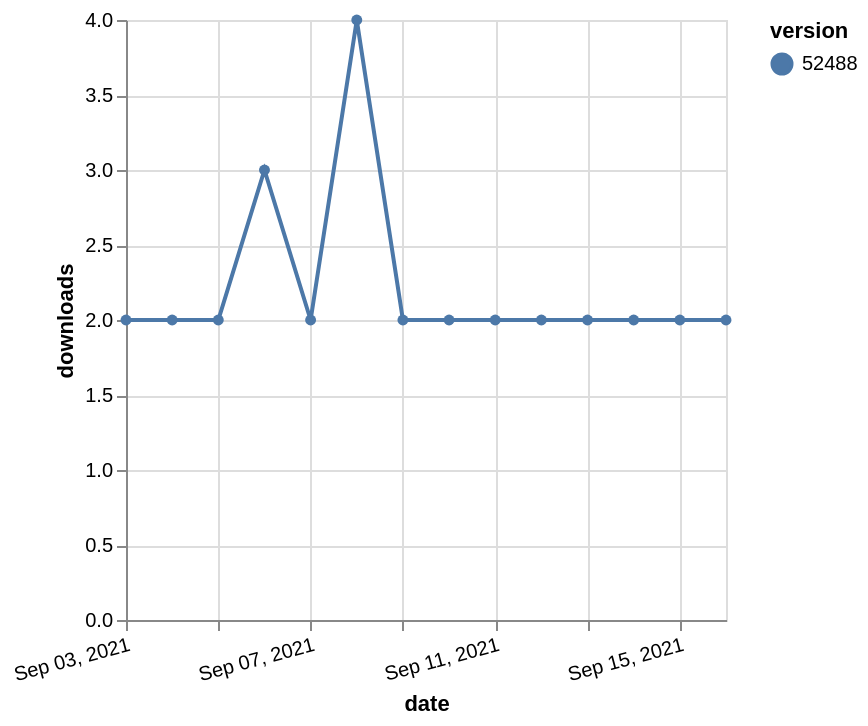

Express this chart as Vega-Lite.
### Vega-Lite specification from a JSON file in a GitHub repository (floating-point values rounded to 4 significant figures)
{"$schema": "https://vega.github.io/schema/vega-lite/v5.json", "description": "A simple bar chart with embedded data.", "data": {"values": [{"date": "2021-09-03", "total": 3770, "delta": 2, "version": "52488"}, {"date": "2021-09-04", "total": 3772, "delta": 2, "version": "52488"}, {"date": "2021-09-05", "total": 3774, "delta": 2, "version": "52488"}, {"date": "2021-09-06", "total": 3777, "delta": 3, "version": "52488"}, {"date": "2021-09-07", "total": 3779, "delta": 2, "version": "52488"}, {"date": "2021-09-08", "total": 3783, "delta": 4, "version": "52488"}, {"date": "2021-09-09", "total": 3785, "delta": 2, "version": "52488"}, {"date": "2021-09-10", "total": 3787, "delta": 2, "version": "52488"}, {"date": "2021-09-11", "total": 3789, "delta": 2, "version": "52488"}, {"date": "2021-09-12", "total": 3791, "delta": 2, "version": "52488"}, {"date": "2021-09-13", "total": 3793, "delta": 2, "version": "52488"}, {"date": "2021-09-14", "total": 3795, "delta": 2, "version": "52488"}, {"date": "2021-09-15", "total": 3797, "delta": 2, "version": "52488"}, {"date": "2021-09-16", "total": 3799, "delta": 2, "version": "52488"}]}, "width": "container", "mark": {"type": "line", "point": {"filled": true}}, "encoding": {"x": {"field": "date", "type": "temporal", "timeUnit": "yearmonthdate", "title": "date", "axis": {"labelAngle": -15}}, "y": {"field": "delta", "type": "quantitative", "title": "downloads"}, "color": {"field": "version", "type": "nominal"}, "tooltip": {"field": "delta"}}}
